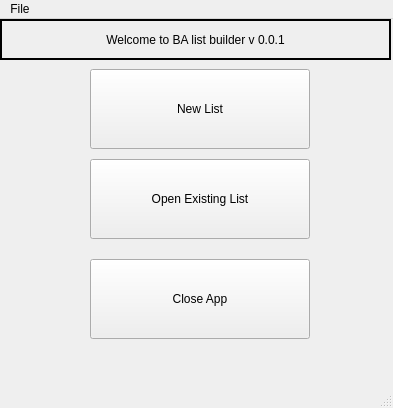
<?xml version="1.0" encoding="UTF-8"?>
<ui version="4.0">
 <class>BAAmainMenuWindow</class>
 <widget class="QMainWindow" name="BAAmainMenuWindow">
  <property name="geometry">
   <rect>
    <x>0</x>
    <y>0</y>
    <width>393</width>
    <height>408</height>
   </rect>
  </property>
  <property name="windowTitle">
   <string>Boarding Actions App</string>
  </property>
  <widget class="QWidget" name="centralwidget">
   <widget class="QLabel" name="label">
    <property name="geometry">
     <rect>
      <x>0</x>
      <y>0</y>
      <width>391</width>
      <height>41</height>
     </rect>
    </property>
    <property name="frameShape">
     <enum>QFrame::WinPanel</enum>
    </property>
    <property name="text">
     <string>Welcome to BA list builder v 0.0.1</string>
    </property>
    <property name="alignment">
     <set>Qt::AlignCenter</set>
    </property>
   </widget>
   <widget class="QToolButton" name="open_list_button">
    <property name="geometry">
     <rect>
      <x>90</x>
      <y>140</y>
      <width>220</width>
      <height>80</height>
     </rect>
    </property>
    <property name="text">
     <string>Open Existing List</string>
    </property>
   </widget>
   <widget class="QToolButton" name="close_app_button">
    <property name="geometry">
     <rect>
      <x>90</x>
      <y>240</y>
      <width>220</width>
      <height>80</height>
     </rect>
    </property>
    <property name="sizePolicy">
     <sizepolicy hsizetype="Fixed" vsizetype="Fixed">
      <horstretch>0</horstretch>
      <verstretch>0</verstretch>
     </sizepolicy>
    </property>
    <property name="text">
     <string>Close App</string>
    </property>
   </widget>
   <widget class="QToolButton" name="new_list_button">
    <property name="geometry">
     <rect>
      <x>90</x>
      <y>50</y>
      <width>220</width>
      <height>80</height>
     </rect>
    </property>
    <property name="text">
     <string>New List</string>
    </property>
   </widget>
  </widget>
  <widget class="QMenuBar" name="menubar">
   <property name="geometry">
    <rect>
     <x>0</x>
     <y>0</y>
     <width>393</width>
     <height>30</height>
    </rect>
   </property>
   <widget class="QMenu" name="menuFile">
    <property name="title">
     <string>File</string>
    </property>
    <addaction name="actionNew_menu"/>
    <addaction name="actionOpen_menu"/>
    <addaction name="actionExit_menu"/>
   </widget>
   <addaction name="menuFile"/>
  </widget>
  <widget class="QStatusBar" name="statusbar"/>
  <action name="actionNew_List">
   <property name="text">
    <string>New List</string>
   </property>
  </action>
  <action name="actionOpen_List">
   <property name="text">
    <string>Open List</string>
   </property>
  </action>
  <action name="actionExit">
   <property name="text">
    <string>Exit</string>
   </property>
  </action>
  <action name="actionNew">
   <property name="text">
    <string>New</string>
   </property>
  </action>
  <action name="actionNew_menu">
   <property name="text">
    <string>New</string>
   </property>
   <property name="toolTip">
    <string>New List</string>
   </property>
   <property name="shortcut">
    <string>Ctrl+N</string>
   </property>
  </action>
  <action name="actionOpen_menu">
   <property name="text">
    <string>Open</string>
   </property>
   <property name="toolTip">
    <string>Open existing list</string>
   </property>
   <property name="shortcut">
    <string>Ctrl+O</string>
   </property>
  </action>
  <action name="actionSave_menu">
   <property name="text">
    <string>Save</string>
   </property>
   <property name="shortcut">
    <string>Ctrl+S</string>
   </property>
  </action>
  <action name="actionSave_As_menu">
   <property name="text">
    <string>Save As</string>
   </property>
   <property name="shortcut">
    <string>Ctrl+Shift+S</string>
   </property>
  </action>
  <action name="actionExit_menu">
   <property name="text">
    <string>Close</string>
   </property>
   <property name="shortcut">
    <string>Ctrl+Shift+E</string>
   </property>
  </action>
 </widget>
 <resources/>
 <connections/>
</ui>
